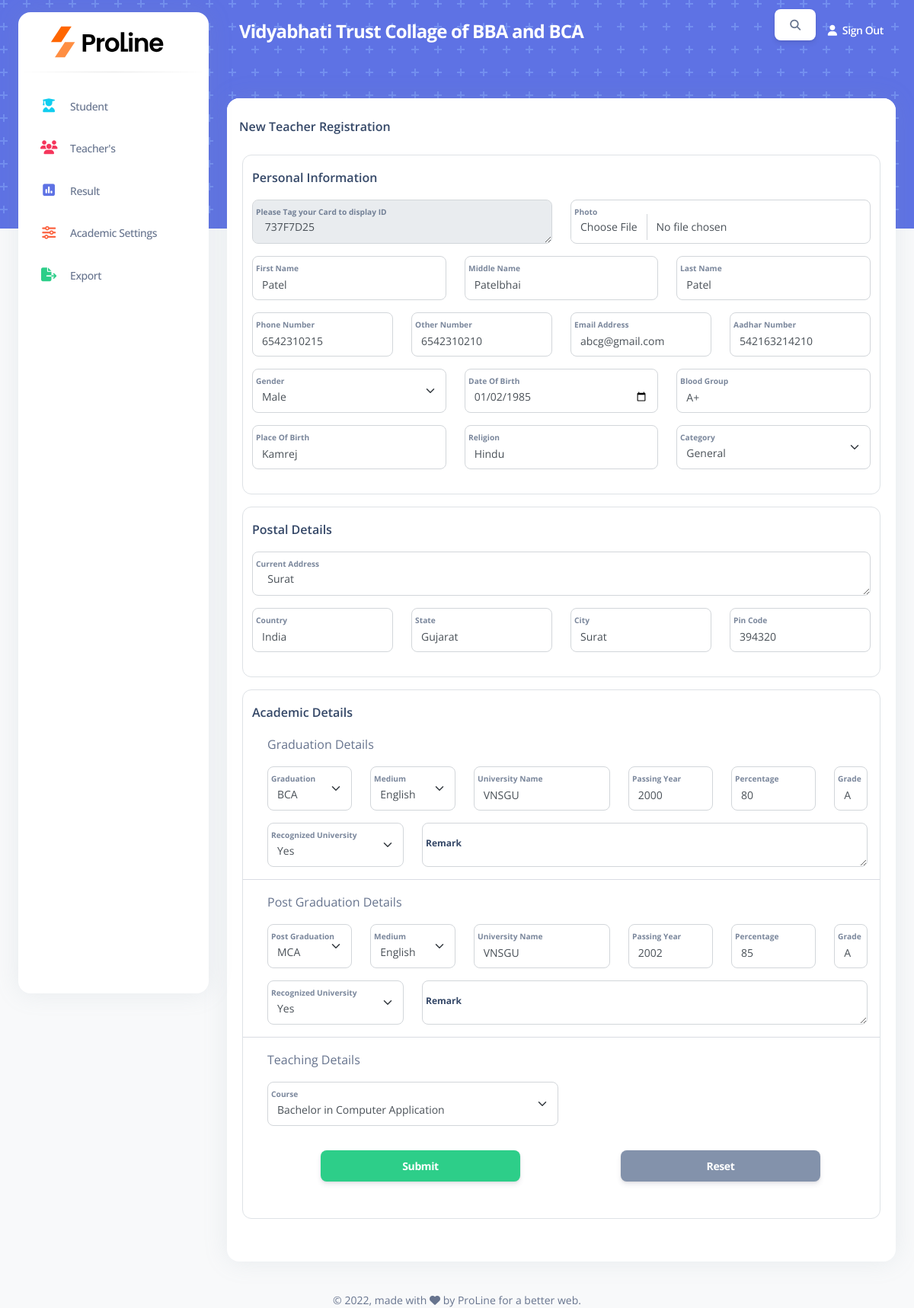
Page /editStaff.php?SID=737F7D25 on the committed database.
### tables this page shows
CREATE TABLE `staff_details` (
  `SID` varchar(255) NOT NULL,
  `Photo` varchar(255) NOT NULL,
  `First_Name` varchar(255) NOT NULL,
  `Middle_Name` varchar(255) NOT NULL,
  `Last_Name` varchar(255) NOT NULL,
  `Phone_Number` varchar(255) NOT NULL,
  `Other_Number` varchar(255) NOT NULL,
  `Email` varchar(255) NOT NULL,
  `Aadhar_Number` varchar(255) NOT NULL,
  `Gender` varchar(255) NOT NULL,
  `DOB` date NOT NULL,
  `Blood_Group` varchar(255) NOT NULL,
  `POB` varchar(255) NOT NULL,
  `Religion` varchar(255) NOT NULL,
  `Category` varchar(255) NOT NULL,
  `Current_Add` varchar(255) NOT NULL,
  `Country` varchar(255) NOT NULL,
  `State` varchar(255) NOT NULL,
  `City` varchar(255) NOT NULL,
  `PinCode` varchar(255) NOT NULL,
  `Graduation` varchar(255) NOT NULL,
  `GMedium` varchar(255) NOT NULL,
  `GUName` varchar(255) NOT NULL,
  `GYear` int(11) NOT NULL,
  `GPercentage` int(11) NOT NULL,
  `GGrade` varchar(255) NOT NULL,
  `GRecognized` varchar(255) NOT NULL,
  `GRemark` varchar(255) NOT NULL,
  `PostGraduation` varchar(255) NOT NULL,
  `PMedium` varchar(255) NOT NULL,
  `PUName` varchar(255) NOT NULL,
  `PYear` int(11) NOT NULL,
  `PPercentage` int(11) NOT NULL,
  `PGrade` varchar(255) NOT NULL,
  `PRecognized` varchar(255) NOT NULL,
  `PRemark` varchar(255) NOT NULL,
  `Course` varchar(255) NOT NULL
);

### editStaff.php (the view, shortened to what the rows shown need)
<?php
    $SID = $_GET['SID'];
    include 'Connection.php';
    $q = "select * from staff_details where SID = '$SID'";
    $query = mysqli_query($conn,$q);
    $res = mysqli_fetch_array($query);
?>
<!DOCTYPE html>
<html lang="en">
<head>
  <?php include 'includes/links.php'; ?>
</head>
<body class="g-sidenav-show   bg-gray-100">
  <main class="main-content position-relative border-radius-lg ">
    <div class="container-fluid py-4">
      <div class="row">
        <div class="col-md-12 mt-4">
            <div class="card h-100 mb-4">
                <div class="card-body pt-4 p-3">
                    <form method="POST" enctype="multipart/form-data">
                        <div class="row border  py-3 mx-1 mb-3 rounded-3">
                        <div class="form-floating mb-3 col-6">
                                <textarea class="form-control" placeholder="Please Tag your Card to display ID" id="getSID" name="SID" required readonly> <?php echo $res['SID'] ?> </textarea>
                                <label for="floatingTextarea">Please Tag your Card to display ID</label>
                            </div>
                            <div class="form-floating mb-3 col-4">
                                <input type="text" class="form-control " value = "<?php echo $res['First_Name'] ?>" name = "FirstName" id="floatingInput" required placeholder="First Name">
                                <label for="floatingInput">First Name</label>
                            </div>
                            <div class="form-floating mb-3 col-4">
                                <input type="text" class="form-control " value = "<?php echo $res['Middle_Name'] ?>" name = "MiddleName" id="floatingInput" required placeholder="Middle Name">
                                <label for="floatingInput">Middle Name</label>
                            </div>
                            <div class="form-floating mb-3 col-4">
                                <input type="text" class="form-control " value = "<?php echo $res['Last_Name'] ?>" name = "LastName" id="floatingInput" required placeholder="Last Name">
                                <label for="floatingInput">Last Name</label>
                            </div>
                            <div class="form-floating mb-3 col-3">
                                <input type="text" class="form-control " value = "<?php echo $res['Phone_Number'] ?>" name = "PhoneNumber" pattern="[0-9]{10}" id="floatingInput" required placeholder="Phone Number">
                                <label for="floatingInput">Phone Number</label>
                            </div>
                            <div class="form-floating mb-3 col-3">
                                <input type="text" class="form-control " value = "<?php echo $res['Other_Number'] ?>" name = "OtherNumber" pattern="[0-9]{10}" id="floatingInput" required placeholder="Other Number">
                                <label for="floatingInput">Other Number</label>
                            </div>
                            <div class="form-floating mb-3 col-3">
                                <input type="text" class="form-control " value = "<?php echo $res['Email'] ?>" name = "Email" id="floatingInput" required placeholder="Email Address">
                                <label for="floatingInput">Email Address</label>
                            </div>
                            <div class="form-floating mb-3 col-3">
                                <input type="text" class="form-control " value = "<?php echo $res['Aadhar_Number'] ?>" name = "AadharNumber" pattern="[0-9]{12}" id="floatingInput" required placeholder="Aadhar Number">
                                <label for="floatingInput">Aadhar Number</label>
                            </div>
                            <div class="form-floating mb-3 col-4">
                                <input type="date" class="form-control " value = "<?php echo $res['DOB'] ?>" name = "DOB" id="floatingInput" required placeholder="Date of Birth">
                                <label for="floatingInput">Date Of Birth</label>
                            </div>
                            <div class="form-floating mb-3 col-4">
                                <input type="text" class="form-control " value = "<?php echo $res['Blood_Group'] ?>" name = "BloodGroup" id="floatingInput" required placeholder="Blood Group">
                                <label for="floatingInput">Blood Group</label>
                            </div>
                            <div class="form-floating mb-3 col-4">
                                <input type="text" class="form-control " value = "<?php echo $res['POB'] ?>" name = "POB" id="floatingInput" required placeholder="Place of Birth">
                                <label for="floatingInput">Place Of Birth</label>
                            </div>
                            <div class="form-floating mb-3 col-4">
                                <input type="text" class="form-control " value = "<?php echo $res['Religion'] ?>" name = "Religion" id="floatingInput" required placeholder="Religion">
                                <label for="floatingInput">Religion</label>
                            </div>
                        </div>
                        <div class="row border  py-3 mx-1 mb-3 rounded-3">
                            <div class="form-floating mb-3 col-12">
                                    <textarea class="form-control" name="CurrentAddress" placeholder="Current Address" required> <?php echo $res['Current_Add'] ?></textarea>
                                    <label for="floatingTextarea">Current Address</label>
                            </div>
                            <div class="form-floating mb-3 col-3">
                                    <input type="text" class="form-control " value = "<?php echo $res['Country'] ?>" name = "Country" id="floatingInput" required placeholder="Country" value="India">
                                    <label for="floatingInput">Country</label>
                            </div>
                            <div class="form-floating mb-3 col-3">
                                <input type="text" class="form-control " value = "<?php echo $res['State'] ?>" name = "State" id="floatingInput" required placeholder="State">
                                <label for="floatingInput">State</label>
                            </div>
                            <div class="form-floating mb-3 col-3">
                                <input type="text" class="form-control " value = "<?php echo $res['City'] ?>" name = "City" id="floatingInput" required placeholder="City">
                                <label for="floatingInput">City</label>
                            </div>
                            <div class="form-floating mb-3 col-3">
                                <input type="text" class="form-control " value = "<?php echo $res['PinCode'] ?>" name = "PinCode" id="floatingInput" required placeholder="Pin Code">
                                <label for="floatingInput">Pin Code</label>
                            </div>
                        </div>
                        <div class="row border  py-3 mx-1 mb-3 rounded-3">
                            <div class="row mx-2">
                                <div class="form-floating mb-3 col-3">
                                    <input type="text" class="form-control " value = "<?php echo $res['GUName'] ?>" name = "GUName" id="floatingInput" placeholder="University Name">
                                    <label for="floatingInput">University Name</label>
                                </div>
                                <div class="form-floating mb-3 col-2">
                                    <input type="text" class="form-control" value = "<?php echo $res['GYear'] ?>" name = "GYear" id="floatingInput" placeholder="Passing Year">
                                    <label for="floatingInput">Passing Year</label>
                                </div>
                                <div class="form-floating mb-3 col-2">
                                    <input type="number" max="100" class="form-control" value = "<?php echo $res['GPercentage'] ?>" name = "GPercentage" id="floatingInput" placeholder="Percentage">
                                    <label for="floatingInput">Percentage</label>
                                </div>
                                <div class="form-floating mb-3 col-1">
                                    <input type="text" class="form-control" value = "<?php echo $res['GGrade'] ?>" name = "GGrade" id="floatingInput" placeholder="Grade">
                                    <label for="floatingInput">Grade</label>
                                </div>
                            </div>
                            <div class="row mx-2">
                                <div class="form-floating mb-3 col-3">
                                    <input type="text" class="form-control " value = "<?php echo $res['PUName'] ?>" name = "PUName" id="floatingInput" placeholder="University Name">
                                    <label for="floatingInput">University Name</label>
                                </div>
                                <div class="form-floating mb-3 col-2">
                                    <input type="text" class="form-control" value = "<?php echo $res['PYear'] ?>" name = "PYear" id="floatingInput" placeholder="Passing Year">
                                    <label for="floatingInput">Passing Year</label>
                                </div>
                                <div class="form-floating mb-3 col-2">
                                    <input type="number" max="100" class="form-control" value = "<?php echo $res['PPercentage'] ?>" name = "PPercentage" id="floatingInput" placeholder="Percentage">
                                    <label for="floatingInput">Percentage</label>
                                </div>
                                <div class="form-floating mb-3 col-1">
                                    <input type="text" class="form-control" value = "<?php echo $res['PGrade'] ?>" name = "PGrade" id="floatingInput" placeholder="Grade">
                                    <label for="floatingInput">Grade</label>
                                </div>
                            </div>
                    </form>
                </div>
            </div>
            </div>
        </div>
      </div>
  </main>
</body>
</html>

### rows in the picture
staff_details: SID "737F7D25", FirstName "Patel", MiddleName "Patelbhai", LastName "Patel", PhoneNumber "6542310215", OtherNumber "6542310210", Email "abcg@gmail.com", AadharNumber "542163214210", DOB "01/02/1985", BloodGroup "A+", POB "Kamrej", Religion "Hindu", CurrentAddress "Surat", Country "India", State "Gujarat", City "Surat", PinCode "394320", GUName "VNSGU", GYear "2000", GPercentage "80", GGrade "A", PUName "VNSGU", PYear "2002", PPercentage "85", PGrade "A"

### other values in the picture
form field Course "Bachelor in Computer Application"
